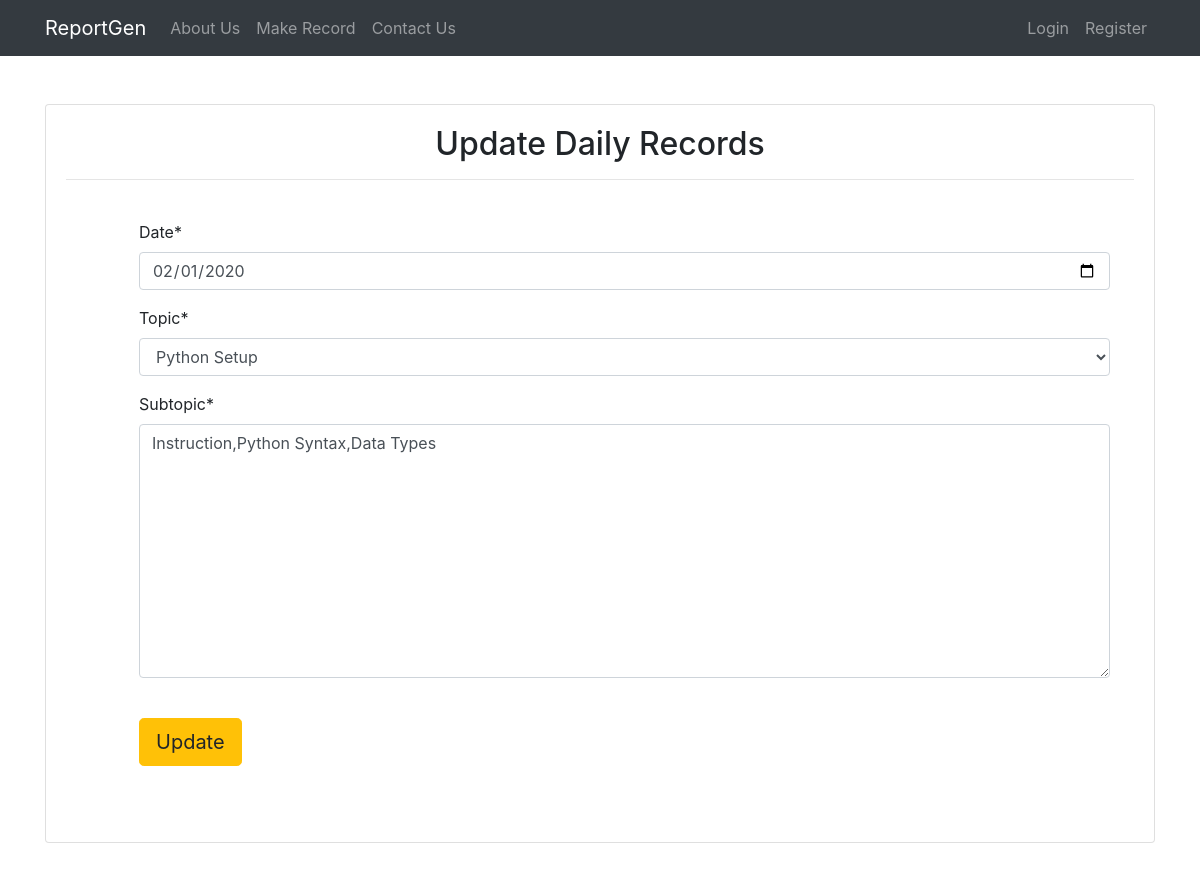
Page /uprecord/1/ on the committed database.
### reportapp/models.py (models this page shows, shortened)
class subtopic1(models.Model):
    user = models.ForeignKey(User,on_delete=models.CASCADE)
    date = models.DateField(default=date.today,blank=True)
    topic = models.ForeignKey(topic1,on_delete=models.CASCADE)
    subtopic = models.CharField(max_length=1000)

class topic1(models.Model):
    user = models.ForeignKey(User,on_delete=models.CASCADE)
    topic = models.CharField(max_length = 100)
    date = models.DateField(default=date.today,blank=True)
    def __str__(self):
        return self.topic

### reportapp/views.py (the view, shortened to what this page needs)
# urls.py: path('uprecord/<subtopicid>/',uprecordview.as_view(),name='uprecord'),
class uprecordview(View):
    def get(self,request,subtopicid,*args,**kwargs):
        rid = subtopic1.objects.get(id=subtopicid)
        subtopic_form = subtopicform(instance=rid)
        return render(request,'updatedailyrec.html',{'subtopic_form':subtopic_form})

### reportapp/forms.py
class subtopicform(forms.ModelForm):
    subtopic = forms.CharField(widget = forms.Textarea)
    date = forms.DateField(widget=DateInput)
    class Meta:
        model = subtopic1
        exclude = ['user']
        fields = '__all__'

### template/updatedailyrec.html (shortened to what this page needs)
<!DOCTYPE html>
{% extends 'master.html' %}
{% load crispy_forms_tags %}
{% block content %}
<center>
    <div class="container mt-5 mb-5">
        <div class="card">
            <div class="card-body">
              <h2 class="card-title text-center">Update Daily Records</h2>
              <hr>
            <table class="table table-borderless">
                <tr>
                  <td>
            </td>
            <td>
              <form action="" class="uniForm" method="POST" enctype="multipart/form-data">
              <table class="table">
                  <tr>
                    <td>{{ subtopic_form|crispy }}</td>
                  </tr>
                  <tr>
                    <td>   <button type="button" class="btn btn-warning btn-lg" data-toggle="modal" data-target="#exampleModal">
                      Update
                    </button>
                  </td>
                  </tr>
              </table>
                  </form>
                  </td>
                  </tr>
            </table>
            </div>
        </div>
    </div>
</center>
{% endblock %}

### rows in the picture
subtopic1: date "02/01/2020", subtopic "Instruction,Python Syntax,Data Types"
topic1: topic "Python Setup"
